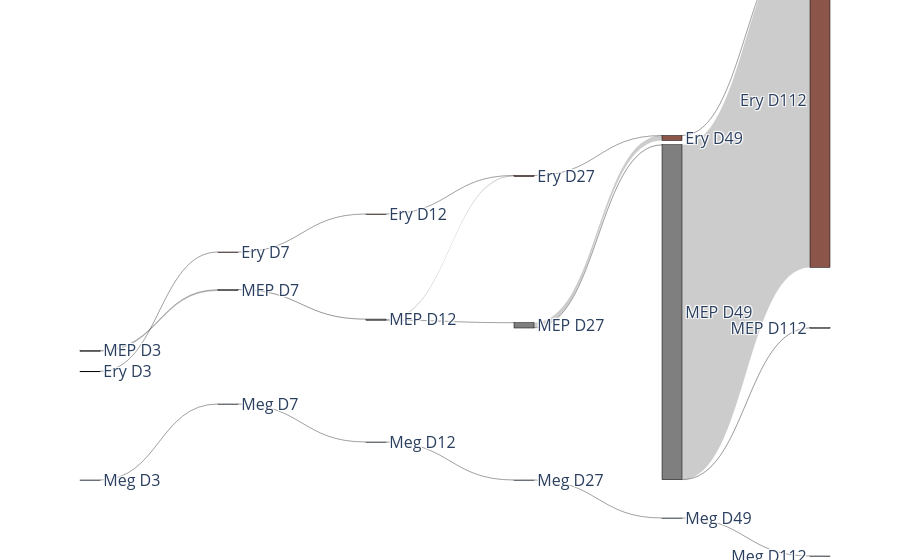

Write notebook code for a chart like this one.
### Code cell
fig = go.Figure(data=[go.Sankey(
    node = dict(
      pad = 20,
      thickness = 20,
      line = dict(color = "black", width = 0.5),
      label = label,
      color = color,
      x = x_loc,
      y = y_loc,
      
    ),
    link = dict(
      source = source, # indices correspond to labels, eg A1, A2, A1, B1, ...
      target = target,
      value = value
  ))])

fig.update_layout(font_size=16)
fig.show()

### Figure 1 — Plotly figure (JSON) as saved in the notebook; plotly's stock layout.template omitted (floating-point values rounded to 4 significant figures)
{"data": [{"link": {"source": [0, 1, 2, 0, 1, 2, 0, 1, 2, 3, 4, 5, 3, 4, 5, 3, 4, 5, 6, 7, 8, 6, 7, 8, 6, 7, 8, 9, 10, 11, 9, 10, 11, 9, 10, 11, 12, 13, 14, 12, 13, 14, 12, 13, 14], "target": [3, 3, 3, 4, 4, 4, 5, 5, 5, 6, 6, 6, 7, 7, 7, 8, 8, 8, 9, 9, 9, 10, 10, 10, 11, 11, 11, 12, 12, 12, 13, 13, 13, 14, 14, 14, 15, 15, 15, 16, 16, 16, 17, 17, 17], "value": [0.01961, 0, 0, 0.0, 1e-20, 0, 0.0, 0, 1e-20, 0.002567, 0, 0, 0.0, 1e-20, 0, 0.0, 0, 1e-20, 0.002214, 0, 0, 0.02272, 1e-20, 0, 0.0, 0, 1e-20, 0.008303, 0, 0, 0.1071, 1e-20, 0, 0.0, 0, 1e-20, 0.005662, 0, 0, 7.236, 1e-20, 0, 0.0, 0, 1e-20]}, "node": {"color": ["#7f7f7f", "#8C554A", "#AFC7E5", "#7f7f7f", "#8C554A", "#AFC7E5", "#7f7f7f", "#8C554A", "#AFC7E5", "#7f7f7f", "#8C554A", "#AFC7E5", "#7f7f7f", "#8C554A", "#AFC7E5", "#7f7f7f", "#8C554A", "#AFC7E5"], "label": ["MEP D3", "Ery D3", "Meg D3", "MEP D7", "Ery D7", "Meg D7", "MEP D12", "Ery D12", "Meg D12", "MEP D27", "Ery D27", "Meg D27", "MEP D49", "Ery D49", "Meg D49", "MEP D112", "Ery D112", "Meg D112"], "line": {"color": "black", "width": 0.5}, "pad": 20, "thickness": 20, "x": [0.0, 0.0, 0.0, 0.2, 0.2, 0.2, 0.4, 0.4, 0.4, 0.6, 0.6, 0.6, 0.8, 0.8, 0.8, 1.0, 1.0, 1.0], "y": [0.511, 0.5, 0.7, 0.5002, 0.4, 0.8, 0.578, 0.3, 0.9, 0.593, 0.2, 1.0, 0.5585, 0.1, 1.1, 0.5997, -1.11e-16, 1.2]}, "type": "sankey"}], "layout": {"font": {"size": 16}}}
